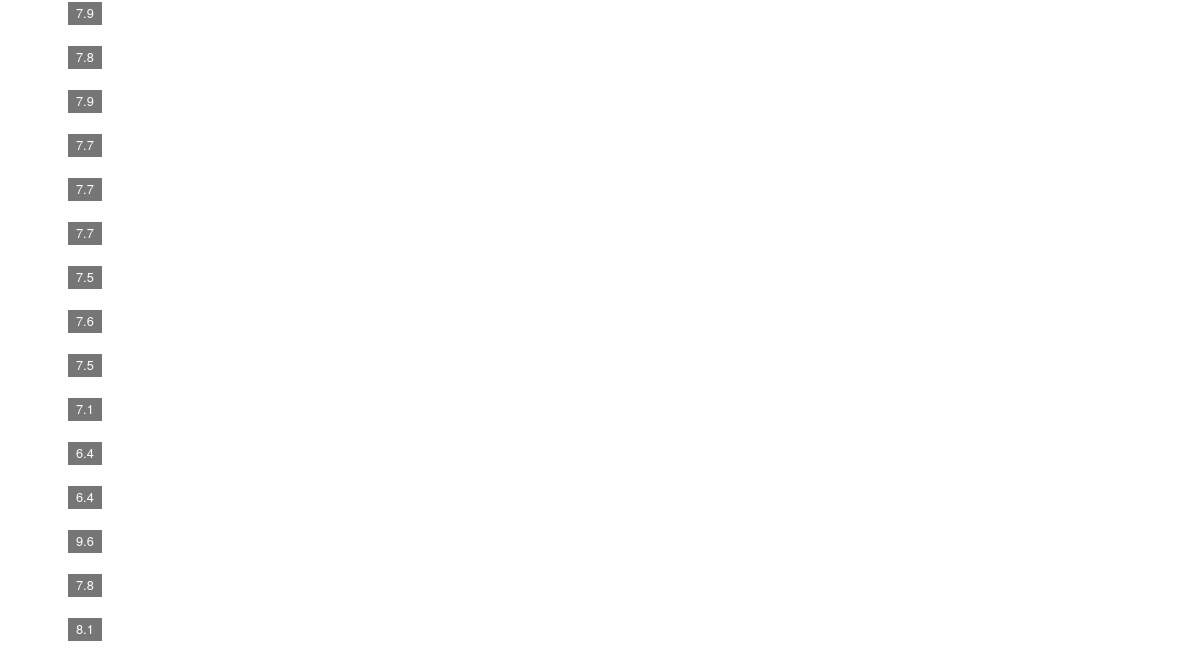
The page /visual/ (lower part) on the database as committed earlier.
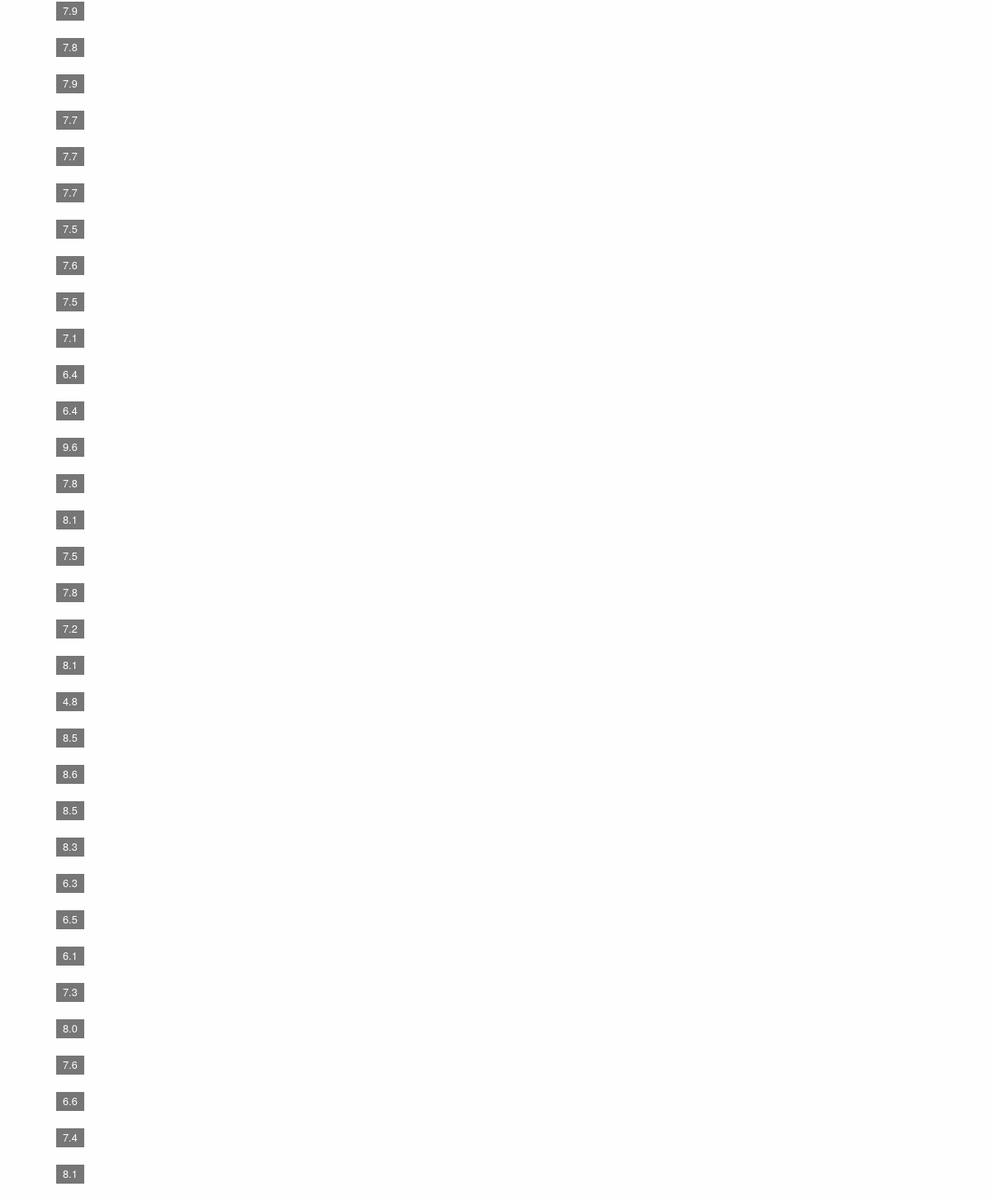
The same page on the database as committed later.
### visual/models.py (models this page shows, shortened)
class Visual(models.Model):
    title = models.CharField(max_length=60, blank=True)
    watched = models.BooleanField(default=True)
    douban_id = models.CharField(max_length=60, unique=True)
    imdb_id = models.CharField(max_length=60, blank=True)
    date_watched = models.DateTimeField(auto_now_add = True)
    date_updated = models.DateTimeField(auto_now = True)
    original_title = models.CharField(max_length=60, blank=True)
    year = models.IntegerField(blank=True, default=0)
    rating = models.FloatField(blank=True, default=0.0)
    images = models.TextField(blank=True)
    summary = models.TextField(blank=True)
    visual_type = models.ManyToManyField(Type, blank=True)
    favorite = models.ManyToManyField(User, blank=True)
    class Meta:
        ordering = ['-rating']

### visual/views.py (the view)
def home(request):
    user = request.user
    current_path = request.get_full_path()
    sort = request.GET.get('sort')
    if sort:
        visuals = Visual.objects.order_by('-' + sort)
    else:
        visuals = Visual.objects.order_by('-date_updated')
    return render(request, 'visual/home.html', {'visuals' : visuals, 'user' : user, 'current_path' : current_path})

### templates/visual/home.html (shortened to what this page needs)
{% extends "common/base.html" %}
{% block content %}
{% include "visual/visual_list.html" with visuals=visuals %}
{% endblock %}

### templates/visual/visual_list.html (shortened to what this page needs)
<div class="row visuals">
    {% for visual in visuals %}
    <div class="columns large-2 medium-4 small-6 visual-wrapper">
        <a href="{% url 'visual:detail' visual.id %}">
        <div class="visual success">
            <div class="visual-content">
            </div>
            <div class="rating label secondary">
                {{ visual.rating }}
            </div>
        </div>
        </a>
    </div>
    {% endfor %}
</div>

Rows that differ between the two databases and show on the page:
added Visual: rating "7.5"
added Visual: rating "7.8"
added Visual: rating "7.2"
added Visual: rating "8.1"
added Visual: rating "4.8"
added Visual: rating "8.5"
added Visual: rating "8.6"
added Visual: rating "8.5"
added Visual: rating "8.3"
added Visual: rating "6.3"
added Visual: rating "6.5"
added Visual: rating "6.1"
added Visual: rating "7.3"
added Visual: rating "8.0"
added Visual: rating "7.6"
added Visual: rating "6.6"
added Visual: rating "7.4"
added Visual: rating "8.1"
